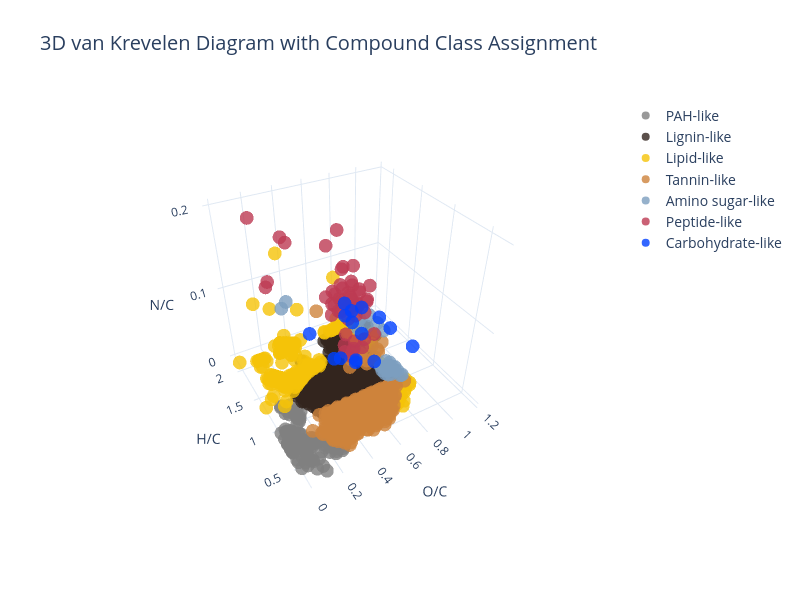

This figure's notebook cell:
### Markdown cell above
Alternatively, the Plotly package can be used to draw 3D diagrams with N/C as an additional axis.

### Code cell
vizList = []
for compound_class in data_df['compound_class'].unique():

    globals()[f"D_{compound_class}"]=go.Scatter3d(

        x = data_df[data_df['compound_class'] == compound_class]['O/C'],
        y = data_df[data_df['compound_class'] == compound_class]['H/C'],
        z = data_df[data_df['compound_class'] == compound_class]['N/C'],

        name = f'{compound_class.replace('_',' ').capitalize()}-like' if 'pah' not in compound_class else 'PAH-like',

        hovertemplate = 'O/C: %{x} <br>' + \
                        'H/C: %{y} <br>' + \
                        'N/C: %{z} <br>',

        mode='markers',
        marker=dict(
            size=8,
            color=vk_region_colours[compound_class],           
            opacity=0.8,
            symbol='circle'
        )
    )

    vizList.append(globals()[f"D_{compound_class}"]) 

fig = go.Figure(data=vizList)

camera = dict(
        up=dict(x=0, y=0, z=1),
        center=dict(x=0, y=0, z=0),
        eye=dict(x=-1, y=-1.75, z=1.5)
    )

fig.update_layout(
    scene_camera=camera,
    autosize=True,
    template="plotly_white",
    scene={
        "xaxis_title":'O/C',
        "yaxis_title":'H/C',
        "zaxis_title":'N/C'
    },
    width=800, height=600,
    showlegend=True,
    legend_font_size = 14,
    title = '3D van Krevelen Diagram with Compound Class Assignment',
    title_font_size = 20
)

fig.show()

# 3D vK diagrams created with Plotly are saved as HTML files
fig.write_html('3d_vK.html')

### Figure 1 — Plotly figure (JSON) as saved in the notebook; plotly's stock layout.template omitted (floating-point values rounded to 4 significant figures; data arrays with more than 128 entries replaced by an {"elided": "..."} marker saying what was removed)
{"data": [{"hovertemplate": "O/C: %{x} <br>H/C: %{y} <br>N/C: %{z} <br>", "marker": {"color": "#808080", "opacity": 0.8, "size": 8, "symbol": "circle"}, "mode": "markers", "name": "PAH-like", "type": "scatter3d", "x": [0.06667, 0.02273, 0.04651, 0.02273, 0.04651, 0.04651, 0.04762, 0.07317, 0.0, 0.04878, 0.02381, 0.07692, 0.05, 0.0, 0.05263, 0.0, 0.05263, 0.08824, 0.05714, 0.02778, 0.05714, 0.05882, 0.09091, 0.09375, 0.06061, 0.02941, 0.02941, 0.02941, 0.0625, 0.09677, 0.0303, 0.0625, 0.0, 0.1, 0.06452, 0.03125, 0.06452, 0.0, 0.03125, 0.03125, 0.06452, 0.03226, 0.1034, 0.1333, 0.06667, 0.06667, 0.24, 0.0, 0.03333, 0.1071, 0.1481, 0.03333, 0.06897, 0.06897, 0.06897, 0.0, 0.03448, 0.03448, 0.1429, 0.03448, 0.1429, 0.1034, 0.03448, 0.2609, 0.1111, 0.2609, 0.0, 0.0, 0.03448, 0.03448, 0.1154, 0.1481, 0.07407, 0.0, 0.1154, 0.0, 0.1071, 0.2727, 0.0, 0.1154, 0.07407, 0.2174, 0.0, 0.03704, 0.2857, 0.07692, 0.2273, 0.2273, 0.03704, 0.16, 0.03846, 0.08, 0.2381, 0.2381, 0.1818, 0.0, 0.0, 0.0, 0.25, 0.1905, 0.1905, 0.2632, 0.2105, 0.15, 0.2105, 0.2222], "y": [0.6667, 0.7727, 0.6977, 0.7273, 0.6512, 0.6047, 0.8095, 0.7317, 0.8372, 0.6341, 0.5714, 0.6667, 0.6, 0.8293, 0.8947, 0.7317, 0.6842, 0.8235, 0.8571, 0.8889, 0.8, 0.8824, 0.7273, 0.8125, 0.8485, 0.8235, 0.7429, 0.7647, 0.8125, 0.7097, 0.8485, 0.6875, 0.7647, 0.8, 0.8387, 0.875, 0.7742, 0.9091, 0.7273, 0.75, 0.6452, 0.9032, 0.6207, 0.6667, 0.6667, 0.6, 0.56, 0.75, 0.9333, 0.6429, 0.5185, 0.8, 0.6207, 0.5517, 0.4828, 0.6452, 0.8966, 0.8276, 0.7143, 0.7586, 0.6429, 0.6897, 0.6897, 0.5217, 0.3704, 0.4348, 0.6452, 0.6667, 0.5517, 0.4828, 0.6154, 0.6667, 0.6667, 0.8276, 0.4615, 0.7586, 0.6429, 0.4545, 0.6897, 0.3077, 0.3704, 0.4348, 0.5517, 0.6667, 0.4762, 0.4615, 0.5455, 0.4545, 0.4444, 0.64, 0.6923, 0.48, 0.5714, 0.4762, 0.5455, 0.5185, 0.4444, 0.6923, 0.5, 0.5714, 0.4762, 0.5263, 0.6316, 0.7, 0.5263, 0.5556], "z": [0.04444, 0.04545, 0.04651, 0.04545, 0.04651, 0.04651, 0.04762, 0.04878, 0.04651, 0.04878, 0.04762, 0.05128, 0.05, 0.04878, 0.0, 0.04878, 0.05263, 0.0, 0.0, 0.0, 0.0, 0.0, 0.0, 0.0, 0.0, 0.0, 0.0, 0.0, 0.0, 0.0, 0.0, 0.0, 0.0, 0.0, 0.0, 0.0, 0.0, 0.0, 0.0, 0.0, 0.0, 0.0, 0.0, 0.0, 0.0, 0.0, 0.0, 0.0, 0.0, 0.0, 0.0, 0.0, 0.0, 0.0, 0.0, 0.0, 0.0, 0.0, 0.0, 0.0, 0.0, 0.0, 0.0, 0.0, 0.0, 0.0, 0.0, 0.0, 0.0, 0.0, 0.0, 0.0, 0.0, 0.0, 0.0, 0.0, 0.0, 0.0, 0.0, 0.0, 0.0, 0.0, 0.0, 0.0, 0.0, 0.0, 0.0, 0.0, 0.0, 0.0, 0.0, 0.0, 0.0, 0.0, 0.0, 0.0, 0.0, 0.0, 0.0, 0.0, 0.0, 0.0, 0.0, 0.0, 0.0, 0.0]}, {"hovertemplate": "O/C: %{x} <br>H/C: %{y} <br>N/C: %{z} <br>", "marker": {"color": "#33251E", "opacity": 0.8, "size": 8, "symbol": "circle"}, "mode": "markers", "name": "Lignin-like", "type": "scatter3d", "x": {"elided": "1132 float values"}, "y": {"elided": "1132 float values"}, "z": {"elided": "1132 float values"}}, {"hovertemplate": "O/C: %{x} <br>H/C: %{y} <br>N/C: %{z} <br>", "marker": {"color": "#F5C308", "opacity": 0.8, "size": 8, "symbol": "circle"}, "mode": "markers", "name": "Lipid-like", "type": "scatter3d", "x": {"elided": "196 float values"}, "y": {"elided": "196 float values"}, "z": {"elided": "196 float values"}}, {"hovertemplate": "O/C: %{x} <br>H/C: %{y} <br>N/C: %{z} <br>", "marker": {"color": "#CE833B", "opacity": 0.8, "size": 8, "symbol": "circle"}, "mode": "markers", "name": "Tannin-like", "type": "scatter3d", "x": {"elided": "429 float values"}, "y": {"elided": "429 float values"}, "z": {"elided": "429 float values"}}, {"hovertemplate": "O/C: %{x} <br>H/C: %{y} <br>N/C: %{z} <br>", "marker": {"color": "#7C9EBF", "opacity": 0.8, "size": 8, "symbol": "circle"}, "mode": "markers", "name": "Amino sugar-like", "type": "scatter3d", "x": [0.8333, 0.875, 0.8667, 0.8667, 0.6875, 0.3684, 0.9286, 0.9286, 0.8571, 0.7857, 0.4118, 0.9231, 0.9231, 0.7143, 0.7143, 0.8462, 0.7692, 0.8462, 0.7692, 0.9167, 0.9167, 0.6923, 0.8333, 0.9091, 0.9091, 0.9], "y": [1.111, 1.125, 1.2, 1.067, 1.312, 2.158, 1.143, 1.0, 1.143, 1.071, 2.176, 1.231, 1.077, 1.357, 1.214, 1.231, 1.308, 1.077, 1.154, 1.167, 1.0, 1.308, 1.167, 1.273, 1.091, 1.2], "z": [0.0, 0.0, 0.0, 0.0, 0.0625, 0.05263, 0.0, 0.0, 0.0, 0.07143, 0.05882, 0.0, 0.0, 0.07143, 0.07143, 0.0, 0.07692, 0.0, 0.07692, 0.0, 0.0, 0.07692, 0.0, 0.0, 0.0, 0.0]}, {"hovertemplate": "O/C: %{x} <br>H/C: %{y} <br>N/C: %{z} <br>", "marker": {"color": "#BD3A53", "opacity": 0.8, "size": 8, "symbol": "circle"}, "mode": "markers", "name": "Peptide-like", "type": "scatter3d", "x": [0.5882, 0.5882, 0.5, 0.625, 0.5294, 0.5294, 0.5625, 0.4706, 0.5625, 0.5294, 0.4706, 0.6, 0.5, 0.6, 0.5625, 0.5, 0.6, 0.5, 0.4118, 0.7143, 0.2941, 0.5333, 0.6429, 0.2941, 0.6, 0.4375, 0.5333, 0.5, 0.4375, 0.5333, 0.4375, 0.1, 0.5714, 0.4667, 0.5714, 0.5333, 0.4667, 0.6154, 0.1053, 0.5714, 0.5, 0.5, 0.1333, 0.5385, 0.6154, 0.5, 0.5385, 0.4545, 0.5, 0.5], "y": [1.059, 0.9412, 1.0, 1.0, 1.059, 0.9412, 1.125, 1.176, 1.0, 1.0, 1.059, 1.2, 1.25, 1.067, 1.062, 1.125, 0.9333, 1.0, 1.059, 1.071, 1.706, 1.2, 1.0, 1.588, 1.0, 1.25, 1.067, 1.062, 1.125, 0.9333, 1.0, 1.35, 1.143, 1.2, 1.0, 1.0, 1.067, 1.231, 1.316, 1.071, 1.143, 1.0, 1.8, 1.231, 1.0, 1.071, 1.154, 1.273, 1.091, 1.2], "z": [0.1176, 0.1176, 0.1111, 0.125, 0.1176, 0.1176, 0.125, 0.1176, 0.125, 0.05882, 0.1176, 0.1333, 0.125, 0.1333, 0.0625, 0.125, 0.1333, 0.125, 0.1176, 0.07143, 0.1765, 0.1333, 0.1429, 0.1765, 0.06667, 0.125, 0.1333, 0.0625, 0.125, 0.1333, 0.125, 0.15, 0.1429, 0.1333, 0.1429, 0.06667, 0.1333, 0.1538, 0.1579, 0.07143, 0.1429, 0.1429, 0.2, 0.1538, 0.07692, 0.07143, 0.07692, 0.1818, 0.1667, 0.2]}, {"hovertemplate": "O/C: %{x} <br>H/C: %{y} <br>N/C: %{z} <br>", "marker": {"color": "#0040FF", "opacity": 0.8, "size": 8, "symbol": "circle"}, "mode": "markers", "name": "Carbohydrate-like", "type": "scatter3d", "x": [0.6875, 0.6667, 0.7692, 0.6, 0.7143, 0.9167, 0.6923, 0.6429, 0.6923, 0.5714, 0.8333, 0.7273, 1.143, 1.143, 1.167], "y": [1.438, 1.533, 1.462, 1.6, 1.429, 1.833, 1.615, 1.571, 1.462, 2.143, 1.333, 1.455, 1.75, 2.0, 1.333], "z": [0.0625, 0.06667, 0.07692, 0.0, 0.0, 0.0, 0.07692, 0.0, 0.07692, 0.0, 0.0, 0.0, 0.0, 0.0, 0.0]}], "layout": {"autosize": true, "height": 600, "legend": {"font": {"size": 14}}, "scene": {"camera": {"center": {"x": 0, "y": 0, "z": 0}, "eye": {"x": -1, "y": -1.75, "z": 1.5}, "up": {"x": 0, "y": 0, "z": 1}}, "xaxis": {"title": {"text": "O/C"}}, "yaxis": {"title": {"text": "H/C"}}, "zaxis": {"title": {"text": "N/C"}}}, "showlegend": true, "title": {"font": {"size": 20}, "text": "3D van Krevelen Diagram with Compound Class Assignment"}, "width": 800}}
